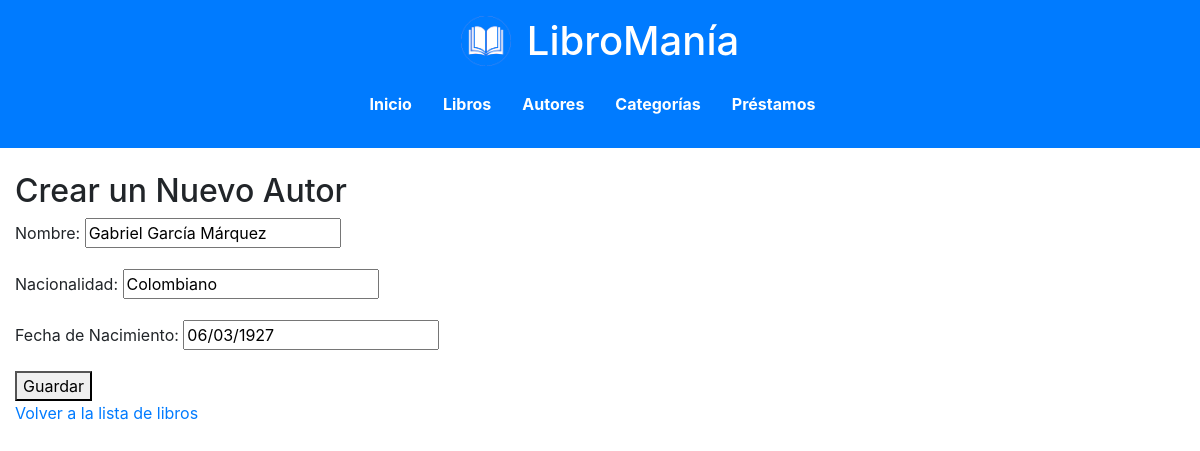
The page /editar_autor/5/ on the database its author committed.
### biblioteca/models.py (models this page shows, shortened)
class Autor(models.Model):
    nombre = models.CharField(max_length=100)  # Nombre del autor
    nacionalidad = models.CharField(max_length=100)  # Nacionalidad del autor
    fecha_nacimiento = models.DateField()  # Fecha de nacimiento

### biblioteca/views.py (the view)
# urls.py: path('editar_autor/<int:autor_id>/', views.editar_autor, name='editar_autor'),  # Ruta para editar un autor específico
def editar_autor(request, autor_id):
    autor = get_object_or_404(Autor, pk=autor_id)
    if request.method == 'POST':
        form = AutorForm(request.POST, instance=autor)
        if form.is_valid():
            form.save()
            return redirect('lista_autores')
    else:
        form = AutorForm(instance=autor)
    return render(request, 'biblioteca/crear_autor.html', {'form': form})

### biblioteca/forms.py
class AutorForm(forms.ModelForm):
    fecha_nacimiento = forms.DateField(
        widget=forms.DateInput(format='%d/%m/%Y', attrs={'type': 'text', 'placeholder': 'dd/mm/aaaa'}),
        input_formats=['%d/%m/%Y'],  # Formato de fecha aceptado
        label='Fecha de Nacimiento',
        error_messages={
            'required': 'Este campo es obligatorio.',  # Mensaje si el campo está vacío
            'invalid': 'Ingrese una fecha válida (dd/mm/aaaa).'  # Mensaje si el formato de la fecha es incorrecto
        }
    )
    class Meta:
        model = Autor  # Modelo que usa este formulario
        fields = ['nombre', 'nacionalidad', 'fecha_nacimiento']  # Campos del formulario

### templates/biblioteca/crear_autor.html (shortened to what this page needs)
{% extends 'biblioteca/base.html' %}
{% block content %}
<h2>Crear un Nuevo Autor</h2>
<form method="post">
    {{ form.as_p }}
    <button type="submit">Guardar</button>
</form>
<a href="{% url 'lista_libros' %}">Volver a la lista de libros</a>
{% endblock %}

### rows shown on the page
Autor: nombre "Gabriel García Márquez", nacionalidad "Colombiano", fecha_nacimiento "06/03/1927"
